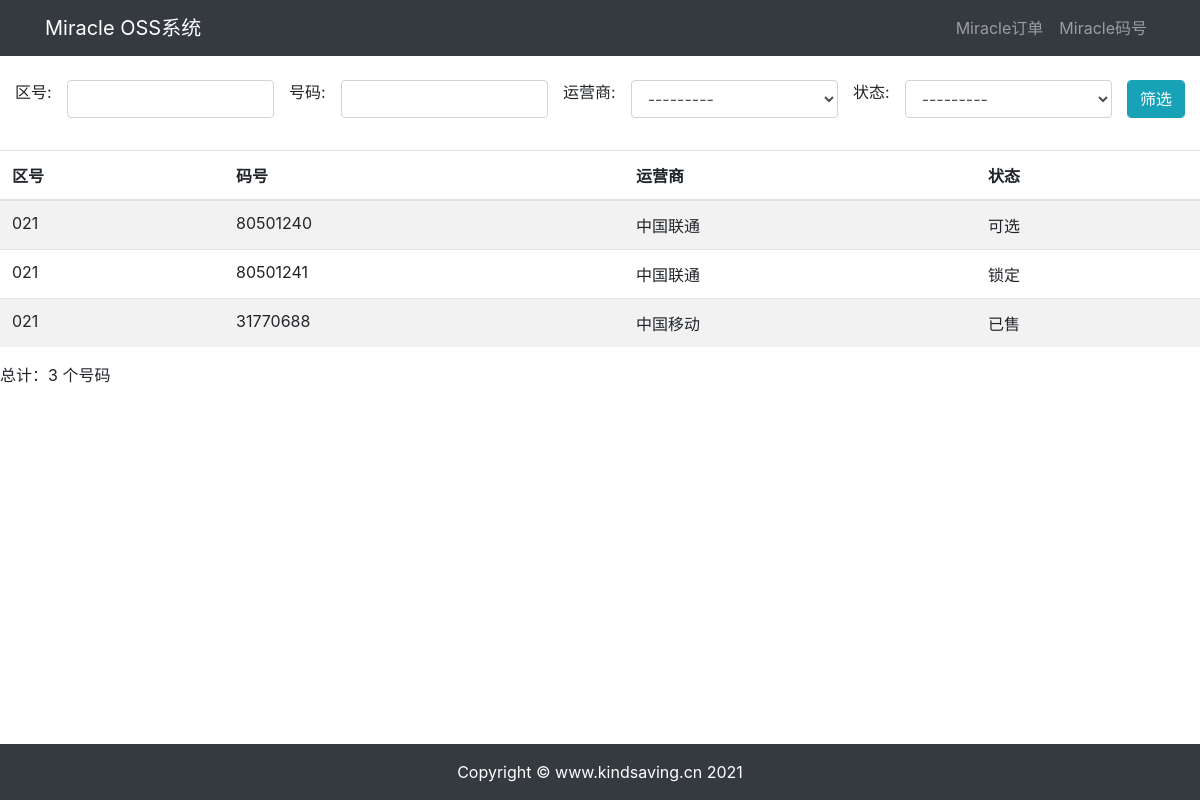
/Miracle/MiracleNumber/, run on the app's committed database.
### Miracle/models.py (models this page shows)
class MiracleNumber(models.Model):
    OPERATORS=(
        ('中国电信','中国电信'),
        ('中国联通','中国联通'),
        ('中国移动','中国移动'),
        ('中国铁通','中国铁通'),
    )
    STATUSS=(
        ('可选','可选'),
        ('锁定','锁定'),
        ('已售','已售'),
    )
    Zip = models.CharField(max_length=4,default='021',verbose_name='区号')
    Number = models.IntegerField(verbose_name='固话号码')
    Operator = models.CharField(max_length=12,verbose_name='运营商',choices=OPERATORS)
    Status = models.CharField(max_length=8,verbose_name='状态',default='可选',choices=STATUSS)
    def colored_Status(self):
        if self.Status == '可选':
            color_code = 'green'
        elif self.Status == '锁定':
            color_code = 'orange'
        else:
            color_code = 'red'
        return format_html(
            '<span style="color: {};">{}</span>',
            color_code,
            self.Status,
        )
    colored_Status.short_description = u"状态"
    class Meta:
        verbose_name_plural ='Miracle码号'

### Miracle/views.py (the view)
# urls.py: path('Miracle/MiracleNumber/',MiracleViews.MiracleNumber_search,name='MiracleNumber_search'),
def MiracleNumber_search(request):
    f = MiracleNumberFilter(request.GET,queryset=MiracleNumber.objects.all())
    paginator = Paginator(f.qs, 10)
    page = request.GET.get('page')
    page_obj = paginator.get_page(page)
    context = {'page_obj': page_obj, 'paginator': paginator,
               'is_paginated': True, 'filter': f, }
    return render(request,'MiracleNumber_filter.html',context)

### Miracle/templates/MiracleNumber_filter.html (shortened to what this page needs)
{% extends "base.html" %}
{% block content %}
{% load widget_tweaks %}
<br>
<div class="well justify-content-center">
    <form action="" role="search" method="get">
        <div class="input-group col-md-12 align-self-center">
    {% with form=filter.form %}
            {% for field in form.visible_fields %}
            <div ,class="form-group col align-self-center">
                {{ field.label_tag }}
            </div>
            <div class="form-group col align-self-center">
                  {% render_field field class="form-control" %}
            </div>
    {% endfor %}
           <span class="input-group-btn">
                <button class="btn btn-info form-control" type="submit" value="submit">筛选</button>
            </span>
        </div>
    {% endwith %}
    </form>
</div>
{% if is_paginated %}
<table class="table table-striped">
    <thead>
        <tr>
            <th>区号</th>
            <th>码号</th>
            <th>运营商</th>
            <th>状态</th>
        </tr>
    </thead>
    <tbody>
{% for Number in page_obj %}
        <tr>
            <td>
{{ Number.Zip }}
            </td>
            <td>
{{ Number.Number}}
            </td>
            <td>
{{ Number.Operator }}
            </td>
            <td>
{{ Number.Status }}
            </td>
{% endfor %}
        </tr>
    </tbody>
</table>
{% else %}
<p>There are no Numbers yet.</p>
{% endif %}
<p>总计：{{filter.qs.count}} 个号码</p>
{% endblock content %}

### data on the page
MiracleNumber: Zip "021", Number "80501240", Operator "中国联通", Status "可选"
MiracleNumber: Zip "021", Number "80501241", Operator "中国联通", Status "锁定"
MiracleNumber: Zip "021", Number "31770688", Operator "中国移动", Status "已售"

### other printed values
{{ field.label_tag }} "区号:" "号码:" "运营商:" "状态:"
{{ filter.qs.count }} "3"
